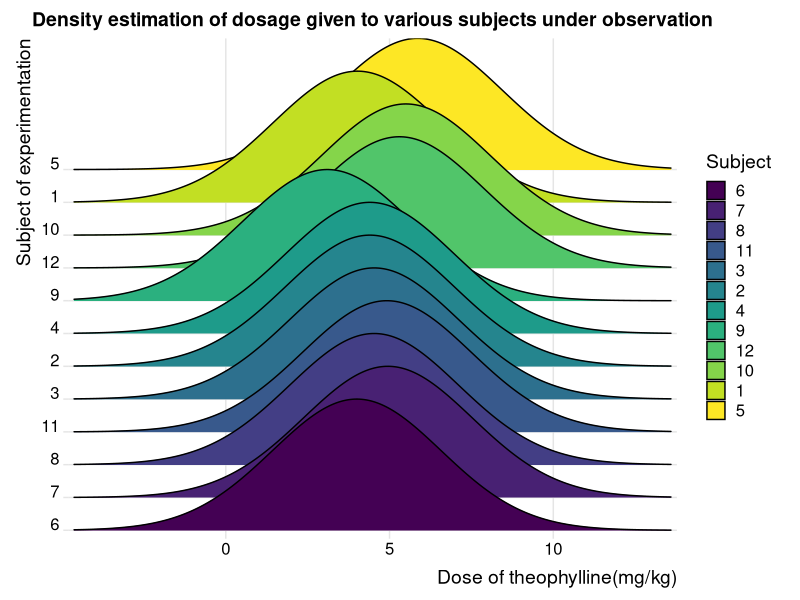
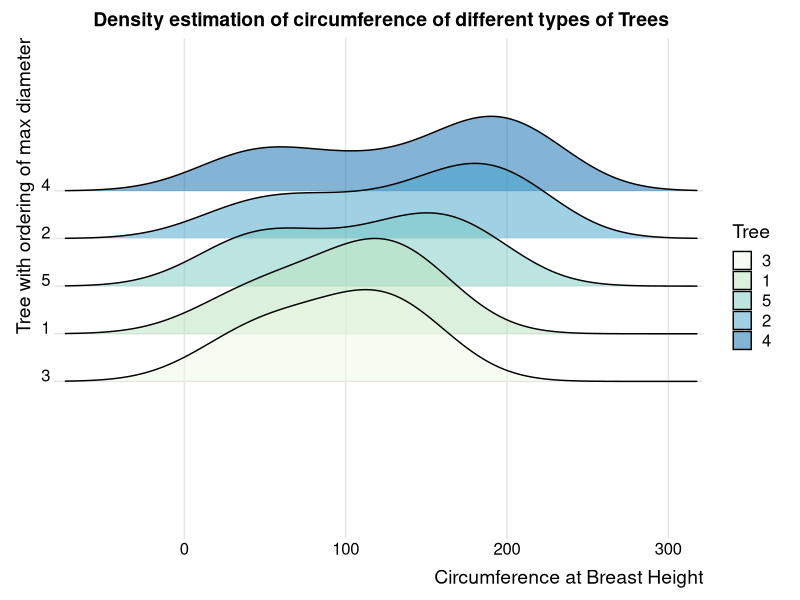
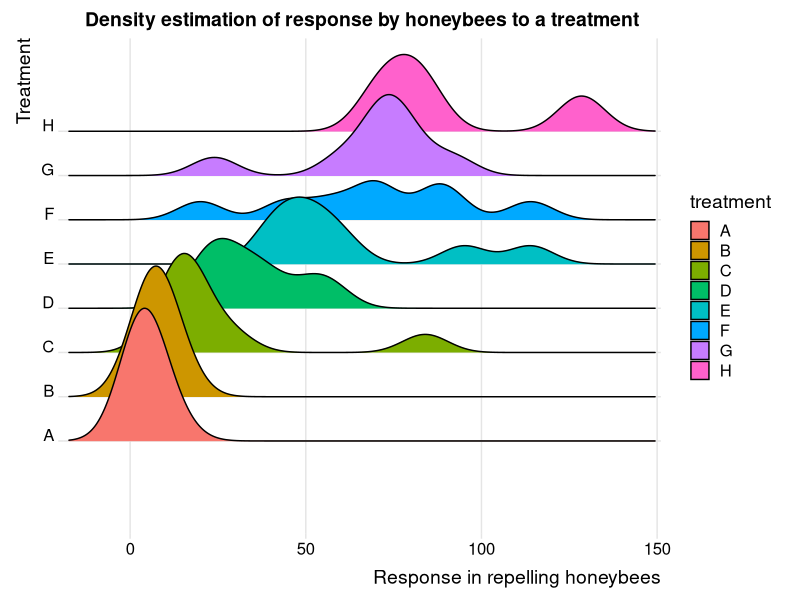

Generate these figures, in order, with R:
## ---- chunk 1
knitr::opts_chunk$set(echo = TRUE)
library("ggridges")
library("tidyverse")
library("cluster")
## ---- chunk 2
Theoph_data <- Theoph
ggplot(Theoph_data, aes(x=Dose,y=Subject,fill=Subject))+
  geom_density_ridges_gradient(scale=4) + theme_ridges()+
  scale_y_discrete(expand = c(0.01, 0)) +
  scale_x_continuous(expand = c(0.01, 0))+
  labs(x="Dose of theophylline(mg/kg)",y="Subject of experimentation")+
  ggtitle("Density estimation of dosage given to various subjects under observation")+
  theme(plot.title = element_text(hjust = 0.5))
## ---- chunk 3
library("datasets")
head(Orange, n=5)
## ---- chunk 4
ggplot(Orange, aes(x=circumference,y=Tree,fill = Tree))+
  geom_density_ridges(scale = 2, alpha=0.5) + theme_ridges()+
  scale_fill_brewer(palette = 4)+
  scale_y_discrete(expand = c(0.8, 0)) +
  scale_x_continuous(expand = c(0.01, 0))+
  labs(x="Circumference at Breast Height", y="Tree with ordering of max diameter")+
  ggtitle("Density estimation of circumference of different types of Trees")+
  theme(plot.title = element_text(hjust = 0.5))
## ---- chunk 5
OrchardSprays_data <- OrchardSprays
ggplot(OrchardSprays_data, aes(x=decrease,y=treatment,fill=treatment))+
  geom_density_ridges_gradient(scale=3) + theme_ridges()+
  scale_y_discrete(expand = c(0.3, 0)) +
  scale_x_continuous(expand = c(0.01, 0))+
  labs(x="Response in repelling honeybees",y="Treatment")+
  ggtitle("Density estimation of response by honeybees to a treatment")+
  theme(plot.title = element_text(hjust = 0.5))
